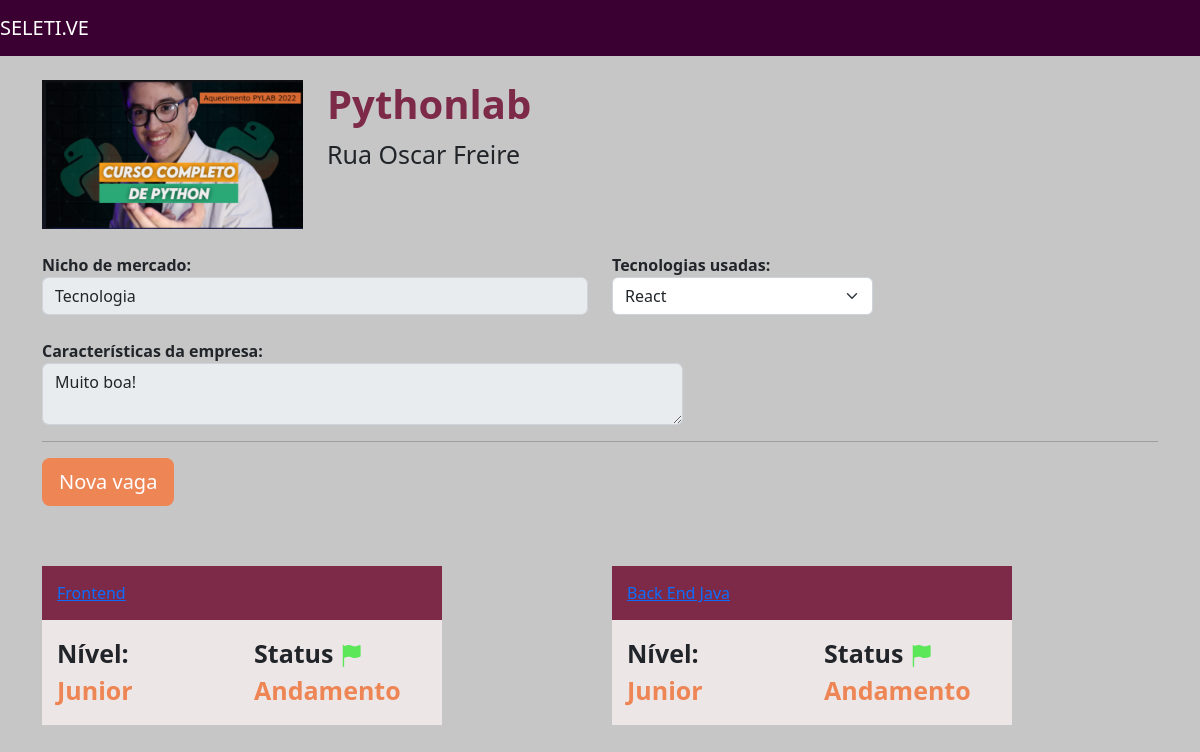
The app's page /home/empresa/2 with its own data.
### empresa/models.py (models this page shows, shortened)
class Empresa(models.Model):
    choices_nicho_mercado = (
        ('M', 'Marketing'),
        ('N', 'Nutrição'),
        ('D', 'Design'),
        ('T', 'Tecnologia')
    )
    logo = models.ImageField(upload_to="logo_empresa", null=True)
    nome = models.CharField(max_length=30)
    email = models.EmailField()
    cidade = models.CharField(max_length=30)
    tecnologias = models.ManyToManyField(Tecnologias)
    endereco = models.CharField(max_length=30)
    caracteristica_empresa = models.TextField()
    nicho_mercado = models.CharField(max_length=4, choices=choices_nicho_mercado)
    def __str__(self):
        return self.nome

class Vagas(models.Model):
    choices_experiencia = (
        ('J', 'Junior'),
        ('S', 'Senior'),
        ('P', 'Pleno')
    )
    choices_status = (
        ('A', 'Andamento'),
        ('F', 'Finalizado'),
        ('I', 'Interesse'),
        ('C', 'Currículo enviado'),
        ('E', 'Entrevista'),
        ('D', 'Desafio técnico')
    )
    empresa = models.ForeignKey(Empresa, null=True, on_delete=models.SET_NULL)
    titulo = models.CharField(max_length=30)
    nivel_experiencia = models.CharField(max_length=2, choices=choices_experiencia)
    data_final = models.DateField()
    email = models.EmailField(null=True)
    status = models.CharField(max_length=30, choices=choices_status)
    tecnologias_dominadas = models.ManyToManyField(Tecnologias)
    tecnologias_estudar = models.ManyToManyField(Tecnologias, related_name='estudar')

### empresa/views.py (the view)
# urls.py: path('empresa/<int:id>', views.empresa, name="empresa_unica"),
def empresa(request, id):
    empresa_unica = get_object_or_404(Empresa, id=id)
    empresas = Empresa.objects.all()
    tecnologias = Tecnologias.objects.all()
    vagas = Vagas.objects.filter(empresa_id=id)
    return render(request, 'empresa_unica.html', {'empresa': empresa_unica, 'tecnologias': tecnologias, 'empresas': empresas, 'vagas': vagas})

### empresa/models.py (called while the page is built)
    def __str__(self):
        return self.tecnologia

### empresa/templates/empresa_unica.html (shortened to what this page needs)
{% extends 'base.html' %}
{% load static %}
{% block 'head' %}
    <link href="{% static 'empresa/css/empresa.css' %}" rel="stylesheet">
{% endblock%}
{% block 'body' %}
    <br>
    <div class="container">
        <div class="row">
            <div class="col-md-3">
                <img width="100%" src="{{empresa.logo.url}}">
            </div>
            <div class="col-md">
                <h1 class="titulo">{{empresa.nome}}</h1>
                <p class="paragrafo">{{empresa.endereco}}</p>
            </div>
        </div>
        <br>
        <div class="row">
            <div class="col-md-6">
                <label>Nicho de mercado:</label>
                <input disabled type="text" class="form-control" value="{{empresa.get_nicho_mercado_display}}">
            </div>
            <div class="col-md-3">
                <label>Tecnologias usadas:</label>
                <select class="form-select">
                    {% for tech in empresa.tecnologias.all %}
                       <option>{{tech}}</option>
                    {% endfor %}
                </select>
            </div>
        </div>
        <br>
        <div class="row">
            <div class="col-md-7">
                <label>Características da empresa:</label>
                <textarea disabled class="form-control">{{empresa.caracteristica_empresa}}</textarea>
            </div>
            <div class="col-md-3">
            </div>
        </div>
        <hr>
        <a data-bs-toggle="modal" data-bs-target="#exampleModal" class="btn btn-lg btn-orange">Nova vaga</a>
        <div class="row">
            {% for vaga in vagas %}
                <div class="col-md">
                <div class="box-vagas">
                    <div class="header-vagas">
                        <a href="{% url 'vaga' vaga.id %}">{{vaga.titulo}}</a>
                    </div>
                    <div class="body-vagas">
                        <div class="row">
                            <div class="col-md">
                                <label class="paragrafo">Nível:</label>
                                <br>
                                <label class="paragrafo paragrafo-orange">{{vaga.get_nivel_experiencia_display}}</label>
                            </div>
                            <div class="col-md">
                                <label class="paragrafo">Status <img src="{% static 'empresa/img/flag_green.png' %}"></label>
                                <br>
                                <label class="paragrafo paragrafo-orange">{{vaga.get_status_display}}</label>
                            </div>
                        </div>
                    </div>
                </div>
                </div>
            {% endfor %}
        </div>
    </div>
    <br>
    <br>
{% endblock %}

### templates/base.html (shortened to what this page needs)
{% load static%}
<!doctype html>
<html lang="pt-BR">
  <head>
    <link href="{% static 'base/css/base.css' %}" rel="stylesheet">
    <link href="https://cdn.jsdelivr.net/npm/bootstrap@5.2.2/dist/css/bootstrap.min.css" rel="stylesheet">
    {% block 'head' %}{% endblock%}
  </head>
  <body>
    <nav class="navbar navbar-expand-lg navbar-dark bg-nav">
        <a class="navbar-brand" href="#">SELETI.VE</a>
    </nav>
    {% block 'body' %}{% endblock%}
  </body>
</html>

### templates/static/base/css/base.css (style rules this page uses)
body { background-color: #C6C6C6 !important; }
.bg-nav { background-color: #3B0032 !important; padding: 10px; }

### templates/static/empresa/css/empresa.css (style rules this page uses)
.titulo { color: #7D2948; font-weight: bold; }
.paragrafo { font-size: 25px; }
.btn-orange { background-color: #ED8554; color: white; }
label { font-weight: bold; }
.box-vagas { width: 400px; margin-top: 60px; background-color: #EDE6E6; }
.header-vagas { background-color: #7D2948; padding: 15px; color: white }
.body-vagas { padding: 15px; }
.paragrafo-orange { color: #ED8554; }

### records on screen
Empresa: logo (picture), nome "Pythonlab", endereco "Rua Oscar Freire", nicho_mercado "Tecnologia", caracteristica_empresa "Muito boa!"
Vagas: titulo "Frontend", nivel_experiencia "Junior", status "Andamento"
Vagas: titulo "Back End Java", nivel_experiencia "Junior", status "Andamento"

### other values on screen
form field value "React"
